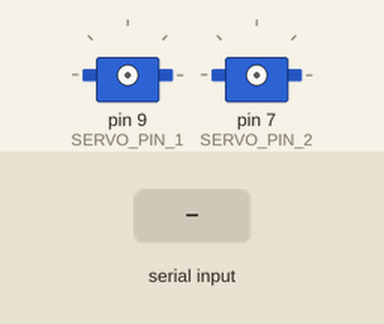
The sketch below on a simulated Arduino Uno, built with avr-gcc and run on an emulated ATmega328P. Parts: 2 × servo. The test bench sets the inputs (shaded band). What the sketch prints to the serial monitor is not drawn.

Above: at 1.5 s.
1.6 s: "1Nubida\n" received over the second serial link
At 2.1 s:
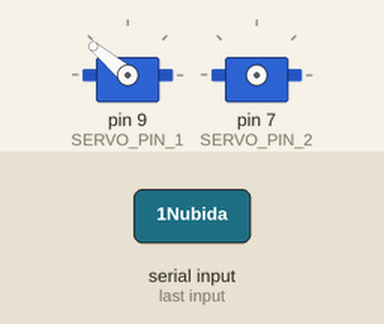
At 2.74 s:
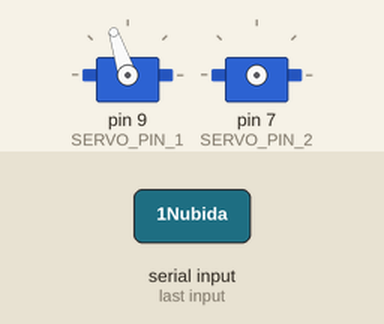
4.6 s: "1NubidaAi\n" received over the second serial link
At 4.87 s:
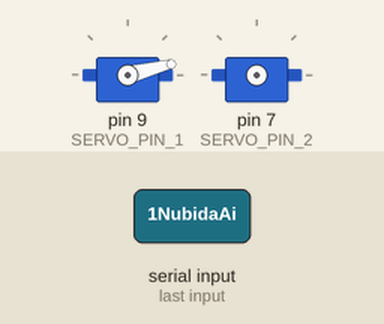
7.6 s: "+\n" received over the second serial link
9.4 s: "2\n" received over the second serial link
At 9.78 s:
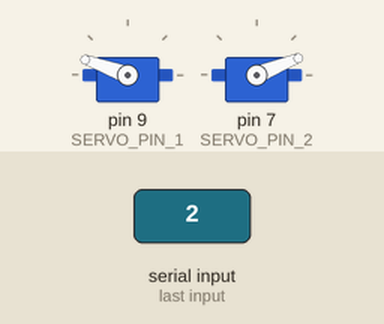
12.4 s: "90,45\n" received over the second serial link
15.4 s: "x90\n" received over the second serial link
Timing chart, 0 to 18.1 s (numbered marks = the images above; inputs shaded):
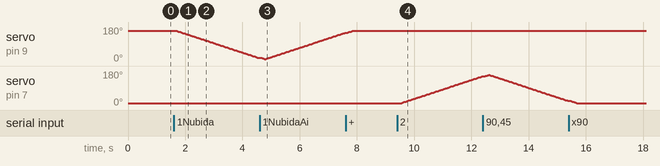

Measured:
- after the input at 1.6 s, servo on pin 9 (SERVO_PIN_1): moves from 160° to 16° over 2.8 s, starting after 0.12 s
- after the input at 9.4 s, servo on pin 7 (SERVO_PIN_2): moves from 10° to 152° over 2.8 s, starting after 0.16 s

The sketch:

nubida_two_servo_fixed_v5.ino
```cpp
#include "Servo.h"

#include <SoftwareSerial.h>
SoftwareSerial BTSerial(2, 3); //(RX, TX)

/* ═══════════════════════════════════════════════════════════════════
 *  누비다머신 수신 펌웨어 — 2서보 안정판 (v5)
 * ───────────────────────────────────────────────────────────────────
 *  [배선]  ★ 두 서보 모두 VCC/S/GND 3핀에 올바로 꽂혀야 한다.
 *      서보 A (1NubidaAi) : 주황(S) → D9
 *      서보 B (2NubidaAi) : 주황(S) → D7
 *      빨강(+) → 5V (또는 외부 5~6V) / 갈색(-) → GND
 *
 *  [★★ 이 버전의 핵심 — 두 서보를 절대 동시에 돌리지 않는다 ★★]
 *    전원이 하나뿐이라 두 서보가 함께 움직이면 순간 전류가 2배가 되어
 *    나노가 브라운아웃 리셋된다. 따라서
 *      · 1NubidaAi 가 오면 → 9번 서보만 스캔 (7번은 detach = 무전류)
 *      · 2NubidaAi 가 오면 → 7번 서보만 스캔 (9번은 detach = 무전류)
 *    스캔이 끝나면 해당 서보를 즉시 detach 해서 힘을 뺀다.
 *
 *  [안정화]
 *    1) 비블로킹(millis) 스캔 — loop 가 계속 살아 통신이 안 끊긴다
 *    2) 스텝 2도 / 40ms — 한 번에 적은 전류만 소모
 *    3) 스캔 중 새 명령은 무시 (재트리거 폭주 방지)
 *    4) 스캔 완료 후 서보 detach → 대기 전류 0 (리셋 여유 확보)
 *
 *  ★ 9V 사각 배터리를 서보에 직결하면 안 된다 (과전압 + 전류부족).
 *    되도록 5~6V 2A 어댑터 + 1000µF 커패시터를 권장.
 * ═══════════════════════════════════════════════════════════════════ */

#define NB_KEY 0x2F          // nubida-bt.js 의 KEY 와 동일해야 함

#define SERVO_PIN_1   9      // 1NubidaAi → 9번
#define SERVO_PIN_2   7      // 2NubidaAi → 7번
#define STEP_DEG      2      // 한 스텝 각도 (작을수록 전류 분산)
#define STEP_MS       40     // 스텝 간격 (ms)

Servo servo1;                // 9번
Servo servo2;                // 7번

/* ── 비블로킹 서보 스캔 상태 ──────────────────────────────
 *  scanActive : 스캔 진행 중인가
 *  scanWhich  : 1 = 9번 서보, 2 = 7번 서보
 *  scanP      : 현재 각도
 *  scanDir    : +1 / -1
 *  scanPhase  : 0 = 1차, 1 = 2차 → 2가 되면 종료
 * ──────────────────────────────────────────────────────── */
bool          scanActive = false;
int           scanWhich  = 0;
int           scanP      = 10;
int           scanDir    = 1;
int           scanPhase  = 0;
int           scanStart  = 10;
int           scanEnd    = 160;
unsigned long scanLast   = 0;

String myString = "";

/* ── HEX 문자 → 값 ─────────────────────────────────────── */
int hexVal(char c) {
  if (c >= '0' && c <= '9') return c - '0';
  if (c >= 'a' && c <= 'f') return c - 'a' + 10;
  if (c >= 'A' && c <= 'F') return c - 'A' + 10;
  return -1;
}

/* ── 난독화 프레임("x...") → 평문 복원 ─────────────────── */
String decodeFrame(String frame) {
  if (frame.length() < 5 || frame.charAt(0) != 'x') return "";

  /* ★ [2026-09-13 파싱 실패 수정]
   *   AT-09 는 청크 경계에서 '\r' 이나 잔여 제어문자를 섞어 보내는 경우가 있다.
   *   기존 코드는 hex 문자열에 그런 문자가 하나라도 끼면 hexVal() 이 -1 을 돌려
   *   즉시 return "" 하여, 화면에 "[복호화] x... → (빈값)" 이 찍히고
   *   그 결과 [무시] 알 수 없는 명령이 되었다.
   *   → 'x' 이후 문자 중 "유효한 hex 문자만" 골라 새 문자열을 만든다.
   *     (제어문자·공백·CR/LF 를 원천 제거)
   */
  String hexs = "";
  for (unsigned int i = 1; i < frame.length(); i++) {
    char c = frame.charAt(i);
    if (hexVal(c) >= 0) hexs += c;      // 0-9 a-f A-F 만 수집
  }
  if (hexs.length() < 4) return "";

  /* 홀수 길이 = 마지막 1글자 유실(청크 경계) → 마지막 글자를 버리고 진행한다.
   * 프레임은 [seed 2글자] + [바이트당 2글자] 구조이므로,
   * 1글자가 모자라면 그 바이트(원문 마지막 글자)만 잃고 나머지는 정상 복원된다.
   * 예: "xbba6dae1f6fdf0f5d5f"(19자) → 18자로 줄여 "2NubidaA" 복원
   *     → 아래 명령 판정에서 접두어 부분일치로 정상 인식된다.
   */
  if ((hexs.length() % 2) != 0) {
    hexs = hexs.substring(0, hexs.length() - 1);
    if (hexs.length() < 4) return "";
  }

  int seed = (hexVal(hexs.charAt(0)) * 16 + hexVal(hexs.charAt(1))) ^ NB_KEY;
  if (seed == 0) return "";
  String out = "";
  for (unsigned int i = 2; i + 1 < hexs.length(); i += 2) {
    int h1 = hexVal(hexs.charAt(i));
    int h2 = hexVal(hexs.charAt(i + 1));
    if (h1 < 0 || h2 < 0) continue;      // 방어: 남은 이상 문자는 건너뛴다
    char c = (char)((h1 * 16 + h2) ^ seed);
    if (c != '\0' && c >= 32 && c < 127) out += c;   // 출력 가능한 ASCII 만
  }
  out.trim();
  return out;
}

Servo *activeServo() {
  return (scanWhich == 1) ? &servo1 : &servo2;
}

/* ── 스캔 시작 (비블로킹) ─────────────────────────────────
 *  which : 1 → 9번(1NubidaAi, 160→10→160), 2 → 7번(2NubidaAi, 10→160→10)
 * ─────────────────────────────────────────────────────── */
void startScan(int which) {
  scanWhich = which;
  scanActive = true;
  scanLast = millis();
  scanPhase = 0;

  if (which == 1) {                 // 9번 : 160 → 10 → 160
    servo1.attach(SERVO_PIN_1);
    scanP = 160; scanStart = 160; scanEnd = 10; scanDir = -1;
    servo1.write(scanP);
  } else {                          // 7번 : 10 → 160 → 10
    servo2.attach(SERVO_PIN_2);
    scanP = 10; scanStart = 10; scanEnd = 160; scanDir = 1;
    servo2.write(scanP);
  }

  Serial.print("[스캔] 시작 — ");
  Serial.print(which == 1 ? "1NubidaAi (9번, 160→10→160)" : "2NubidaAi (7번, 10→160→10)");
  Serial.print(" / 스텝 ");
  Serial.print(STEP_DEG);
  Serial.print("도, ");
  Serial.print(STEP_MS);
  Serial.println("ms");
}

/* ── 스캔 1스텝 진행 (loop 에서 매번 호출) ─────────────── */
void stepScan() {
  if (!scanActive) return;
  if (millis() - scanLast < (unsigned long)STEP_MS) return;
  scanLast = millis();

  scanP += scanDir * STEP_DEG;

  if ((scanDir > 0 && scanP >= scanEnd) || (scanDir < 0 && scanP <= scanEnd)) {
    scanP = scanEnd;
    scanDir = -scanDir;
    int tmp = scanStart; scanStart = scanEnd; scanEnd = tmp;   // 목표 교체
    scanPhase++;

    if (scanPhase >= 2) {                 // 왕복 2회 완료 → 종료
      activeServo()->write(scanP);
      delay(120);                          // 마지막 위치 도달 대기
      // ★ 서보 힘 빼기 — 대기 전류 0 → 리셋 여유 확보
      if (scanWhich == 1) servo1.detach(); else servo2.detach();
      scanActive = false;
      Serial.print("[스캔] 완료 (");
      Serial.print(scanWhich == 1 ? "9번" : "7번");
      Serial.print(", 끝 각도 ");
      Serial.print(scanP);
      Serial.println("도) — 서보 전원 해제");
      return;
    }
  }
  activeServo()->write(scanP);
}

void setup() {
  Serial.begin(9600);
  BTSerial.begin(9600);
  delay(300);
  Serial.println("=== 누비다머신 수신 (2서보 안정판 v3) ===");
  Serial.println("준비 완료 — 1NubidaAi(9번) / 2NubidaAi(7번) 대기");
}

void loop() {

  /* ── ① 블루투스 수신 (블로킹 최소) ─────────────────── */
  while (BTSerial.available()) {
    myString += (char)BTSerial.read();
  }

  if (!myString.equals("")) {
    // ★ 조각 붙이기 대기 — AT-09 가 20바이트 청크 2개로 보내므로 두 번째 조각이
    //   도착할 시간이 필요하다. 기존 25ms 는 짧아 마지막 조각을 놓치는 경우가 있었고,
    //   그 결과 프레임 끝 1~2글자가 잘려 [무시] 알 수 없는 명령이 되었다.
    //   → 대기 시간을 60ms 로 늘리고, 마지막 수신 후에도 짧게 더 기다린다.
    /* ★ [2026-09-14 v4] 조각 붙이기 대기 강화.
     *   난독화 프레임('x'+20hex = 21자) + '\n' = 22바이트가 BLE 20바이트 청크
     *   2개로 나뉘어 도착한다. 두 번째 조각(2바이트)이 늦게 오는 경우가 있어
     *   기존 60ms 로는 마지막 글자를 놓쳤다(→ 홀수 hex → 복호화 실패).
     *   프레임 시작이 'x' 이고 개행이 아직 없으면 최대 200ms 까지 더 기다린다.
     */
    unsigned long lastRx = millis();
    while (millis() - lastRx < 80) {         // 1차 대기 (청크 2개 대응)
      if (BTSerial.available()) {
        myString += (char)BTSerial.read();
        lastRx = millis();
      }
    }
    // 'x' 로 시작하고 아직 개행이 없으면 = 프레임 미완성 → 마무리 조각 대기
    if (myString.charAt(0) == 'x' && myString.indexOf('\n') < 0) {
      unsigned long t2 = millis();
      while (millis() - t2 < 120) {
        if (BTSerial.available()) {
          myString += (char)BTSerial.read();
          t2 = millis();                     // 문자 올 때마다 타이머 리셋
        }
      }
    }

    myString.trim();
    if (!myString.equals("")) {
      String cmd = myString;

      if (cmd.charAt(0) == 'x') {
        String d = decodeFrame(cmd);
        Serial.print("[복호화] ");
        Serial.print(cmd);
        Serial.print("  →  ");
        Serial.println(d);
        cmd = (d.length() > 0) ? d : "";
      }

      /* ★ [2026-09-14 v4] BLE 모듈 AT 이벤트 무시.
       *   AT-09/HM-10 은 연결/해제 시 "+CONNECTING<<맥주소", "+CONNECTED",
       *   "+DISCONNECTED" 같은 이벤트 문자열을 UART 로 흘린다.
       *   기존 코드는 이를 명령으로 파싱해 "[무시] 알 수 없는 명령" 을 찍었고,
       *   그 사이 실제 프레임 처리가 밀리는 원인이 됐다.
       *   '+' 로 시작하는 줄은 이벤트로 보고 로그만 남기고 버린다.
       */
      /* ★ [2026-09-14 v5] return 금지 — 플래그로 건너뛴다.
       *   loop() 중간에서 return 하면 아래의 잔여버퍼 정리 / stepScan() /
       *   PC 시리얼 프록시가 전부 건너뛰어져 **서보 스캔이 영구 정지**한다.
       *   '+CONNECTING' 같은 이벤트는 이벤트로만 로그하고 명령 처리만 생략한다.
       */
      bool isBleEvent = (cmd.length() > 0 && cmd.charAt(0) == '+');
      if (isBleEvent) {
        Serial.print("[BLE이벤트] "); Serial.println(cmd);   // 참고용 로그
      }

      if (!isBleEvent && cmd != "") {
        Serial.print("[명령] '");
        Serial.print(cmd);
        Serial.print("'  len=");
        Serial.println(cmd.length());

        /* ── 명령 판정 (부분 유실 내성) ────────────────────────────────
         * ★ 문제: 프레임이 23글자(24바이트)라 BLE 20바이트 청크 2개로 나뉘어
         *   전송되고, AT-09 가 두 번째 청크를 받을 때 마지막 1바이트를 흘리는
         *   경우가 있다. 그러면 "1NubidaAi" → "1NubidaA" 로 도착해
         *   indexOf("1NubidaAi") 가 -1 이 되어 [무시] 알 수 없는 명령이 된다.
         *
         * ★ 해결: 접두어 앞부분("1Nubida" / "2Nubida")만 일치해도 인식한다.
         *   클래스 번호(1/2)와 접두어 앞 6글자만 확보되면 명령으로 판정하므로
         *   뒤쪽 몇 글자가 유실돼도 정상 동작한다.
         */
        bool is1 = (cmd.indexOf("1Nubida") >= 0) || cmd.equals("1NubidaAi");
        bool is2 = (cmd.indexOf("2Nubida") >= 0) || cmd.equals("2NubidaAi");

        // 접두어를 아예 못 받은 경우(심한 유실) — 앞 숫자만으로도 보정
        if (!is1 && !is2 && cmd.length() >= 1) {
          if (cmd.charAt(0) == '1') { is1 = true; Serial.println("[보정] 앞자리 1만 수신 → 1로 판정"); }
          else if (cmd.charAt(0) == '2') { is2 = true; Serial.println("[보정] 앞자리 2만 수신 → 2로 판정"); }
        }

        if (is1 || is2) {
          if (scanActive) {
            Serial.println("[대기] 스캔 진행 중 — 새 명령 무시");
          } else {
            startScan(is1 ? 1 : 2);
          }
        } else {
          Serial.println("[무시] 알 수 없는 명령");
        }
      }
    }
    myString = "";
  }

  /* ── ② 서보 스캔 1스텝 진행 ────────────────────────── */
  stepScan();

  /* ── ③ PC 시리얼 모니터 입력 → 블루투스 전송 (테스트용) ── */
  while (Serial.available()) {
    BTSerial.write(Serial.read());
  }
}
```
